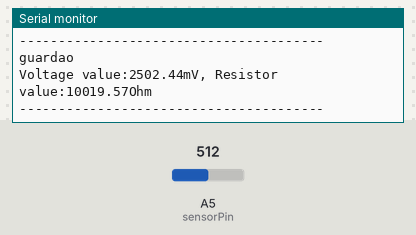
Simulated run of this sketch. Board: Arduino Uno, built with avr-gcc and run on an emulated ATmega328P. On the bench: the last lines printed to the serial monitor. The inputs (shaded band) are chosen by the test bench; at power-on: A5 (sensorPin) = 512. EEPROM starts erased.

Above: at 1.3 s.
1.4 s: A5 (sensorPin) set to 1023
At 1.96 s:
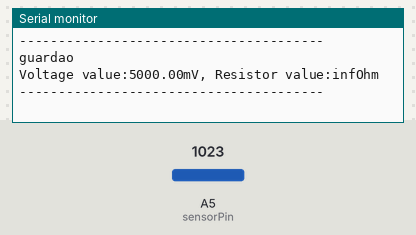
3.6 s: A5 (sensorPin) set to 900
At 4.1 s:
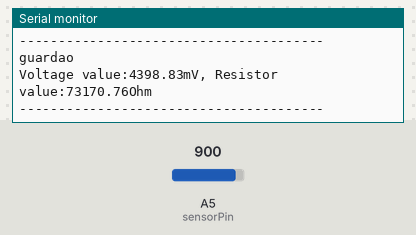

The sketch:

fotoresistor_con_eeprom.ino
```cpp
#include <EEPROM.h>
int sensorPin = A5; // Declaration of the input pin
// Serial output in 9600 Baud
int i = 0;
void setup()
{

Serial.begin(9600);
}
// The program measures the current voltage at the sensor ,
// takes the value of the known resistor and calculates the current resistance of the sensor.
// After that it show the result via serial output.
void loop()
{
// Current voltage will be measured...
int rawValue = analogRead(sensorPin);
float voltage = rawValue * (5.0/1023) * 1000;
float resitance = 10000 * ( voltage / ( 5000.0 - voltage) );
// and here it will be outputted via serial infterface
Serial.print("Voltage value:"); Serial.print(voltage); Serial.print("mV");
Serial.print(", Resistor value:"); Serial.print(resitance); Serial.println("Ohm");
Serial.println("---------------------------------------");
delay(500);
EEPROM.write(i, (resitance/1000));
i++;
Serial.println("guardao");
}
```

Measured:
- after the input at 1.4 s, the serial monitor: prints a new line after 0.22 s (image 1)
- after the input at 3.6 s, the serial monitor: prints a new line after 0.16 s (image 2)
